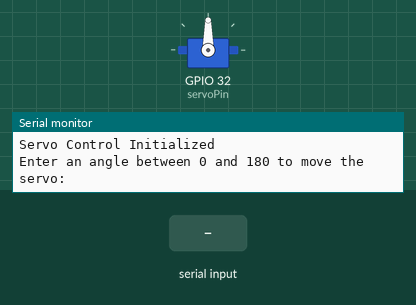
A sketch run on a simulated ESP32. On the bench: servo, the last lines printed to the serial monitor. The inputs (shaded band) are chosen by the test bench.

Above: at 1.2 s.
1.3 s: "30,150\n" received over Serial
At 2.5 s:
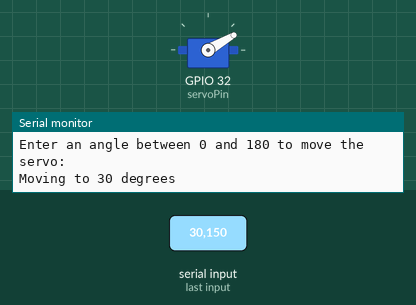
2.8 s: "5\n" received over Serial
At 3.8 s:
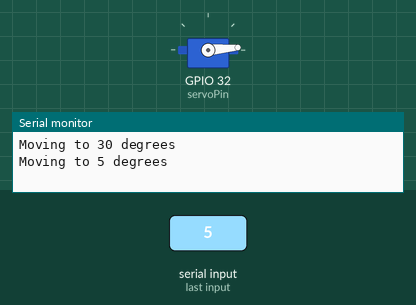
4.3 s: "90,45\n" received over Serial
At 4.9 s:
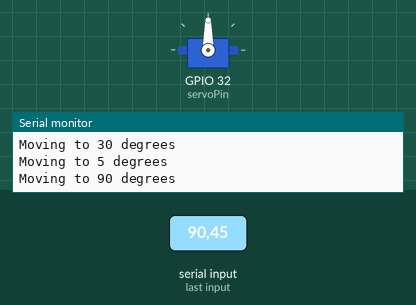
Timing chart, 0 to 7.3 s (numbered marks = the images above; inputs shaded):
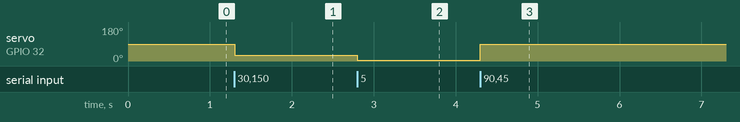

The sketch:

Servo2.ino
```cpp
#include <ESP32Servo.h>

// Define the servo pin
const int servoPin = 32;

// Create a Servo object
Servo myServo;

void setup() {
  // Attach the servo to the servo pin
  myServo.attach(servoPin);

  // Initialize serial communication
  Serial.begin(115200);
  Serial.println("Servo Control Initialized");
  Serial.println("Enter an angle between 0 and 180 to move the servo:");
}

void loop() {
  // Check if data is available on the serial port
  if (Serial.available() > 0) {

    // Read the input from the serial port
    String input = Serial.readStringUntil('\n');

    // Remove any extra whitespace
    input.trim();

    // Convert the input to an integer
    int angle = input.toInt();

    // Check if the input is a valid angle
    if (angle >= 0 && angle <= 180) {
      // Move the servo to the specified angle
      myServo.write(angle);
      Serial.print("Moving to ");
      Serial.print(angle);
      Serial.println(" degrees");
    } else {
      // If the input is not a valid angle, print an error message
      Serial.println("Invalid input. Please enter a number between 0 and 180.");
    }
  }
}
```

Measured:
- after the input at 1.3 s, servo on GPIO 32 (servoPin): 90° → 30° at once
- after the input at 2.8 s, servo on GPIO 32 (servoPin): 30° → 5° at once
- after the input at 4.3 s, servo on GPIO 32 (servoPin): 5° → 90° at once
